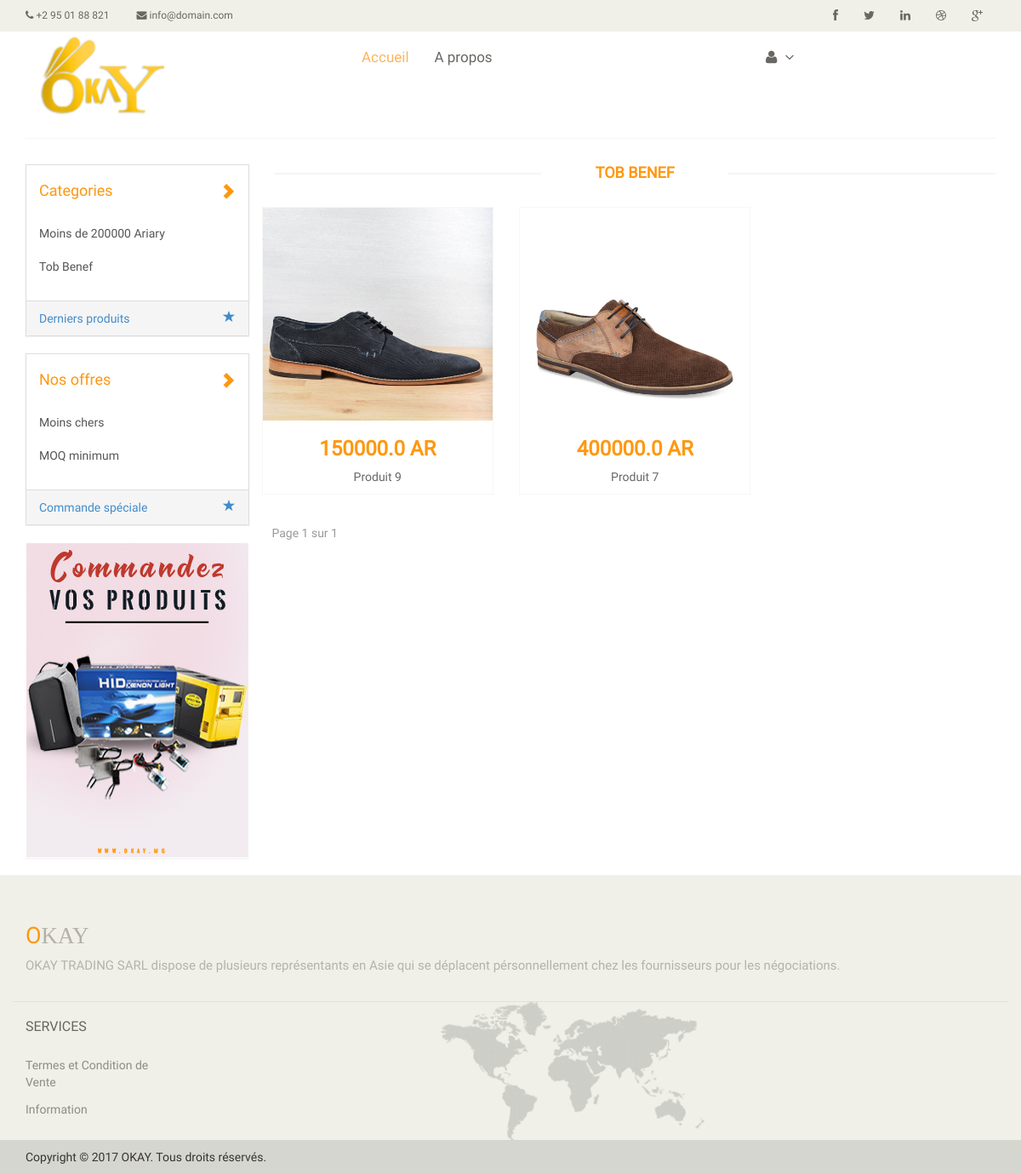
The page /category/ on the database its author committed.
### commerce/models.py (models this page shows, shortened)
class Category(models.Model):
    name = models.CharField(max_length=150, verbose_name="Nom de la catégorie")
    short_desc = models.CharField(max_length=150, verbose_name="Description courte", blank=True)
    def all_products(self):
        products = Product.objects.order_by('-id').filter(category_id=self.id,date_validity__gte=datetime.now())
        return products
    class Meta:
        verbose_name = 'Categorie'

class Product(models.Model):
    name = models.CharField(max_length=300, verbose_name="Nom du produit")
    category = models.ForeignKey(Category, verbose_name="Catégorie du produit")
    short_desc = models.CharField(max_length=150, verbose_name="Description courte", null=True, blank=True)
    long_desc = models.TextField(verbose_name="Description longue", null=True, blank=True)
    price = models.FloatField(verbose_name="Prix du produit")
    transport = models.FloatField(verbose_name="Prix de transport")
    douane = models.FloatField(verbose_name="Douane")
    moq = models.IntegerField(verbose_name="MOQ")
    qty_commanded = models.CharField(max_length=10, default='0', verbose_name="Quantité commandé par les clients", null=True, blank=True)
    thumbnail = models.ImageField(verbose_name="Miniature du produit", upload_to='media/product/', null=True)
    date_added = models.DateField(verbose_name="Date d'ajout", auto_now_add=True)
    date_validity = models.DateField(verbose_name="Date de validité")
    class Meta:
        verbose_name = 'Produit'

### commerce/views.py (the view)
# urls.py: url(r'^category/$', 'commerce.views.display_category_random', name='display_category_random'),
def display_category_random(request):
    categories_list = Category.objects.all()
    x = random.randint(0, categories_list.count()-1)
    category_id = categories_list[x].id
    category = get_object_or_404(Category, pk=category_id)
    product_list = category.all_products()
    paginator = Paginator(product_list, 4)
    products_slide = slide_all_product()
    page = request.GET.get('page')
    try:
        products = paginator.page(page)
    except PageNotAnInteger:
        products = paginator.page(1)
    except EmptyPage:
        products = paginator.page(paginator.num_pages)
    return render(request, 'commerce/category.html', locals())

### commerce/views.py (called while the page is built)
def slide_all_product():
    products = list()
    count = Product.objects.count()
    p = Product.objects.order_by('price').filter(date_validity__gte=datetime.datetime.now())
    i = 0
    while i < count:
        products.append(p[i:(i+3)])
        i += 3
    return products

### commerce/templates/commerce/category.html (shortened to what this page needs)
{% extends "layout.html" %}
{% load static %}
{% block content %}
<section>
    <div class="row">
        {% include "side-bar.html" %}
        <div class="features_items">
            <h2 class="title text-center">{{ category.name }}</h2>
            <div class="row">
                 {% for product in products %}
                <div class="col-sm-4">
                    <div class="product-image-wrapper">
                        <div class="single-products">
                            <div class="productinfo text-center">
                                <img class="produit-thumbnail" src="{{ MEDIA_URL }}{{ product.thumbnail }}"  class="thumbnail" alt="" />
                                <h2>{{ product.price }} AR</h2>
                                <p class="product-name" >{{ product.name }}</p>
                            </div>
                            <div class="product-overlay">
                                <div class="overlay-content">
                                </div>
                            </div>
                        </div>
                    </div>
                </div>
                {% endfor %}
            </div>
            <div class="row">
                <nav>
                    <ul class="pagination">
                        <li class="disabled"><a href="#">Page {{ products.number }} sur {{ products.paginator.num_pages }}</a></li>
                    </ul>
                </nav>
            </div>
        </div>
    </div>
</section>
{% endblock %}

### commerce/templates/side-bar.html (shortened to what this page needs)
{% load static %}
<div class="col-sm-3">
    <div class="left-sidebar">
            <div class="panel panel-default">
                <div class="panel-heading">
                        <h3 class="panel-title">
                            <a class="accordion-toggle" href="#item-category" data-toggle="collapse">
                                <h4>Categories<span class="glyphicon glyphicon-chevron-right pull-right"></span></h4>
                            </a>
                        </h3>
                </div>
                <div id="item-category" class="collapse in">
                    <div class="list-group">
                    {% for category in categories_list %}
                        <a class="list-group-item" href="{% url 'commerce:display_category' category.id %}">{{ category.name }}</a>
                    {% endfor %}
                    </div>
                </div>
                <div class="panel-footer">
                    <a class="" href="{% url 'commerce:index' %}">
                        Derniers produits
                        <span class="glyphicon glyphicon-star pull-right"></span>
                    </a>
                </div>
            </div>
            <div class="panel panel-default">
                <div class="panel-heading">
                        <h3 class="panel-title">
                            <a class="accordion-toggle" href="#item-offres" data-toggle="collapse">
                                <h4>Nos offres<span class="glyphicon glyphicon-chevron-right pull-right"></span></h4>
                            </a>
                        </h3>
                </div>
                <div id="item-offres" class="collapse in">
                    <div class="list-group">
                    <a class="list-group-item" href="{% url 'commerce:display_product_min_price' %}">Moins chers</a>
                    <a class="list-group-item" href="{% url 'commerce:display_product_min_moq' %}">MOQ minimum</a>
                    </div>
                </div>
                <div class="panel-footer">
                    <a class="" href="{% url 'commerce:shipping_special' %}">
                        Commande spéciale
                        <span class="glyphicon glyphicon-star pull-right"></span>
                    </a>
                </div>
            </div>
            <div class="panel">
                <img src="{% static 'images/home/shipping.jpg' %}" alt="" />
            </div>
    </div>
</div>

### commerce/static/css/main.css (style rules this page uses)
body { font-family: 'Roboto', sans-serif; background:; position: relative; font-weight:400px; }
p { text-align: justify; }
ul li { list-style: none; }
a { -webkit-transition: 300ms; -moz-transition: 300ms; -o-transition: 300ms; transition: 300ms; }
h1, h2, h3, h4, h5, h6 { font-family: 'Roboto', sans-serif; }
.left-sidebar h2:after, h2.title:after { content: " "; position: absolute; border: 1px solid #f5f5f5; bottom:8px; left: 0; width: 100%; height: 0; z-index: -2; }
h2.title:before { content: " "; position: absolute; background: #fff; bottom: -6px; width: 220px; height: 30px; z-index: -1; left: 50%; margin-left: -110px; }
.features_items { overflow:hidden; }
h2.title { color: #FE980F; font-family: 'Roboto', sans-serif; font-size: 18px; font-weight: 700; margin: 0 15px; text-transform: uppercase; margin-bottom: 30px; position: relative; }
.product-image-wrapper { border:1px solid #F7F7F5; overflow: hidden; margin-bottom:30px; }
.single-products { position: relative; }
.productinfo h2 { color: #FE980F; font-family: 'Roboto', sans-serif; font-size: 24px; font-weight: 700; }
.productinfo p { font-family: 'Roboto', sans-serif; font-size: 14px; font-weight: 400; color: #696763; }
.productinfo img { width: 100%; }
.productinfo { position:relative; }
.product-overlay { background:#FE980F; top: 0; display: none; height: 0; position: absolute; transition: height 500ms ease 0s; width: 100%; display: block; opacity:; }
.product-overlay .overlay-content { bottom: 0; position: absolute; bottom: 0; text-align: center; width: 100%; }
.pagination { display: inline-block; margin-bottom: 25px; margin-top: 0; padding-left: 15px; }
.pagination li:first-child a, .pagination li:first-child span { border-bottom-left-radius: 0; border-top-left-radius: 0; margin-left: 0; }
.pagination li:last-child a, .pagination li:last-child span { border-bottom-right-radius: 0; border-top-right-radius: 0; }
.pagination li a, .pagination li span { background-color: #f0f0e9; border: 0; float: left; line-height: 1.42857; margin-left: -1px; padding: 6px 12px; position: relative; text-decoration: none; margin-right: 5px; color:#000; }

### commerce/static/css/style.css (style rules this page uses)
* { font-family: "Roboto"; }

### commerce/static/css/Style1.css (style rules this page uses)
.produit-thumbnail { height: 250px; }
.product-name { text-align:center; }
.list-group-item { border:none; }
.panel { border-radius:0px; }
.panel-default > .panel-heading { color: #FE980F; background: transparent; border-radius:0px; border:none; }

### rows shown on the page
Category: name "Moins de 200000 Ariary"
Category: name "Tob Benef", name "TOB BENEF"
Product: thumbnail (picture), price "150000.0", name "Produit 9"
Product: thumbnail (picture), price "400000.0", name "Produit 7"

### other values the page prints
{{ products.number }} "1"
{{ products.paginator.num_pages }} "1"
